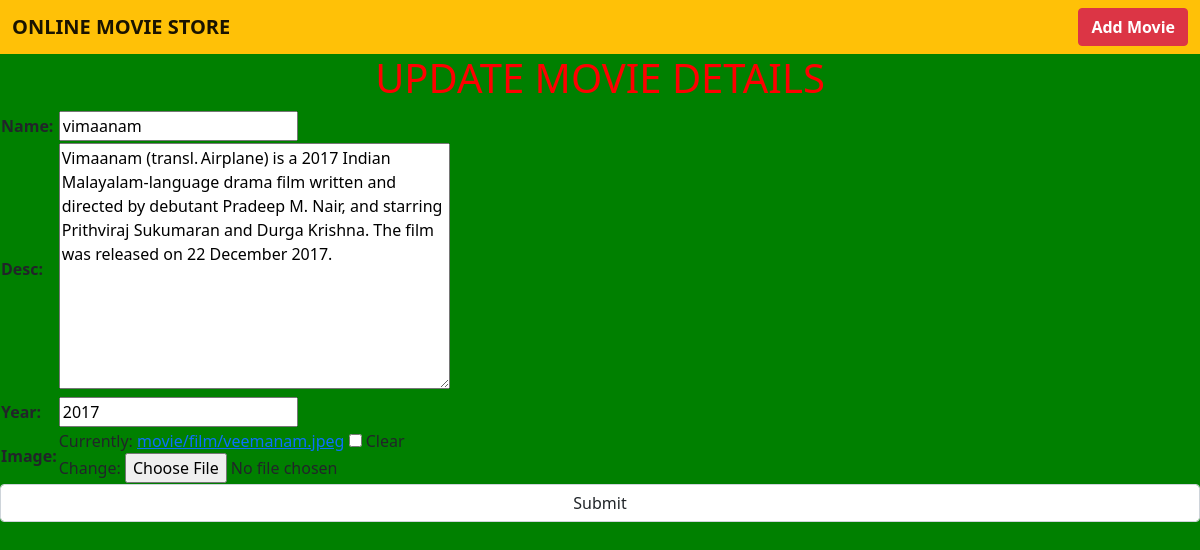
The app's page /update/vimaanam with its own data.
### film/models.py (models this page shows, shortened)
class Filmview(models.Model):
    name=models.CharField(max_length=200)
    desc=models.TextField()
    year=models.IntegerField()
    image=models.ImageField(upload_to='movie/film',blank=True,null=True)

### film/views.py (the view)
# urls.py: path('update/<p>',views.update,name="update"),
def update(request,p):
    f=Filmview.objects.get(name=p)
    form=movieform(instance=f)
    if(request.method=="POST"):
        form=movieform(request.POST,instance=f)
        if form.is_valid():
           form.save()
           return viewdetail(request,p)
    return render(request, 'update.html',{'form':form})

### film/forms.py
class movieform(forms.ModelForm):
    class Meta:
        model=Filmview
        fields='__all__'

### templates/update.html (shortened to what this page needs)
<!DOCTYPE html>
{% extends 'base.html' %}
{% load static %}
{% block content %}
<center>
<h1>UPDATE MOVIE DETAILS</h1></center>
<form method="POST" enctype="multipart/form-data">
 <table> {{form.as_table}} </table>
  <input type="submit" class="form-control" >
</form>
{% endblock %}

### static/css/style.css (style rules this page uses)
h1 { color:red; }

### records on screen
Filmview: name "vimaanam", desc "Vimaanam (transl. Airplane) is a 2017 Indian Malayalam-language drama film written and directed by debutant Pradeep M. Nair, and starring Prithviraj Sukumaran and Durga Krishna. The film was released on 22 December 2017.", year "2017"
